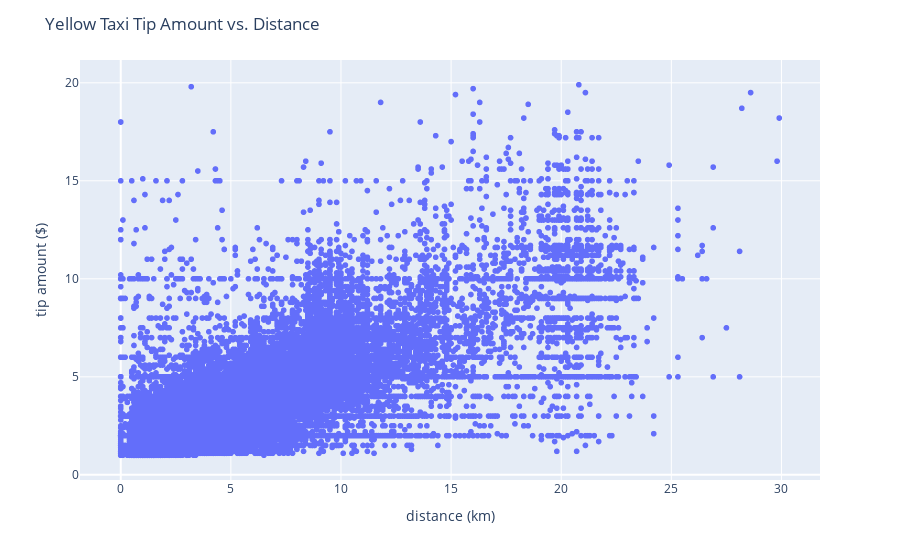

The notebook cell this image was saved under:
### Code cell
taxi_tip_distance_df = get_taxi_tip_distance_df()
plot_tip_vs_distance(taxi_tip_distance_df)

# Fix the Ploty diagram not display in Github
Image(filename="plot5.png")

### Figure 1 — Plotly figure (JSON) as saved in the notebook; plotly's stock layout.template omitted (floating-point values rounded to 4 significant figures; data arrays with more than 128 entries replaced by an {"elided": "..."} marker saying what was removed)
{"data": [{"hovertemplate": "x=%{x}<br>y=%{y}<extra></extra>", "legendgroup": "", "marker": {"color": "#636efa", "symbol": "circle"}, "mode": "markers", "name": "", "showlegend": false, "type": "scattergl", "x": {"elided": "69049 float values"}, "xaxis": "x", "y": {"elided": "69049 float values"}, "yaxis": "y"}], "layout": {"legend": {"tracegroupgap": 0}, "margin": {"t": 60}, "title": {"text": "Yellow Taxi Tip Amount vs. Distance"}, "xaxis": {"anchor": "y", "domain": [0, 1], "title": {"text": "distance (km)"}}, "yaxis": {"anchor": "x", "domain": [0, 1], "title": {"text": "tip amount ($)"}}}}
